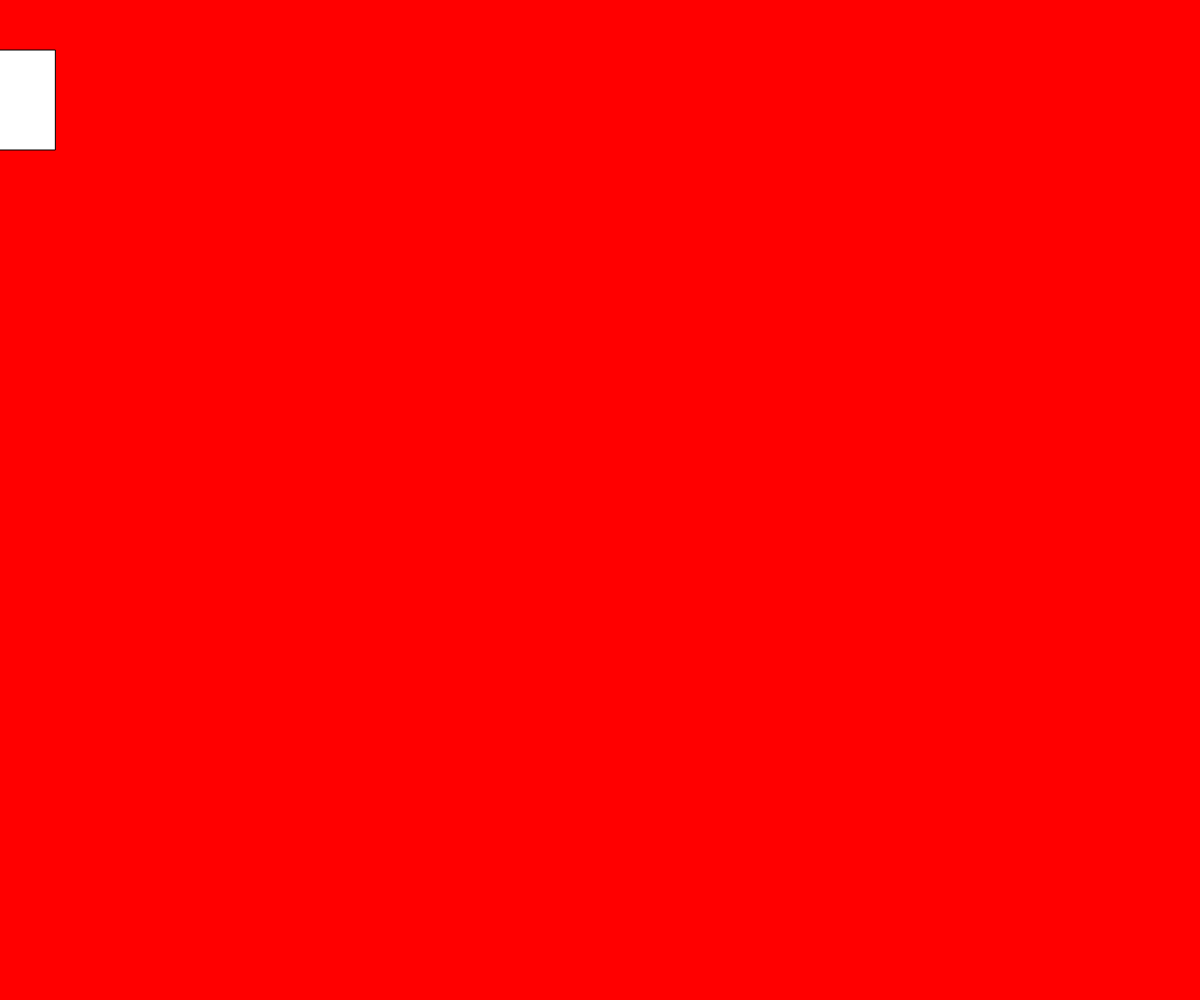
Frame 1 (no input)
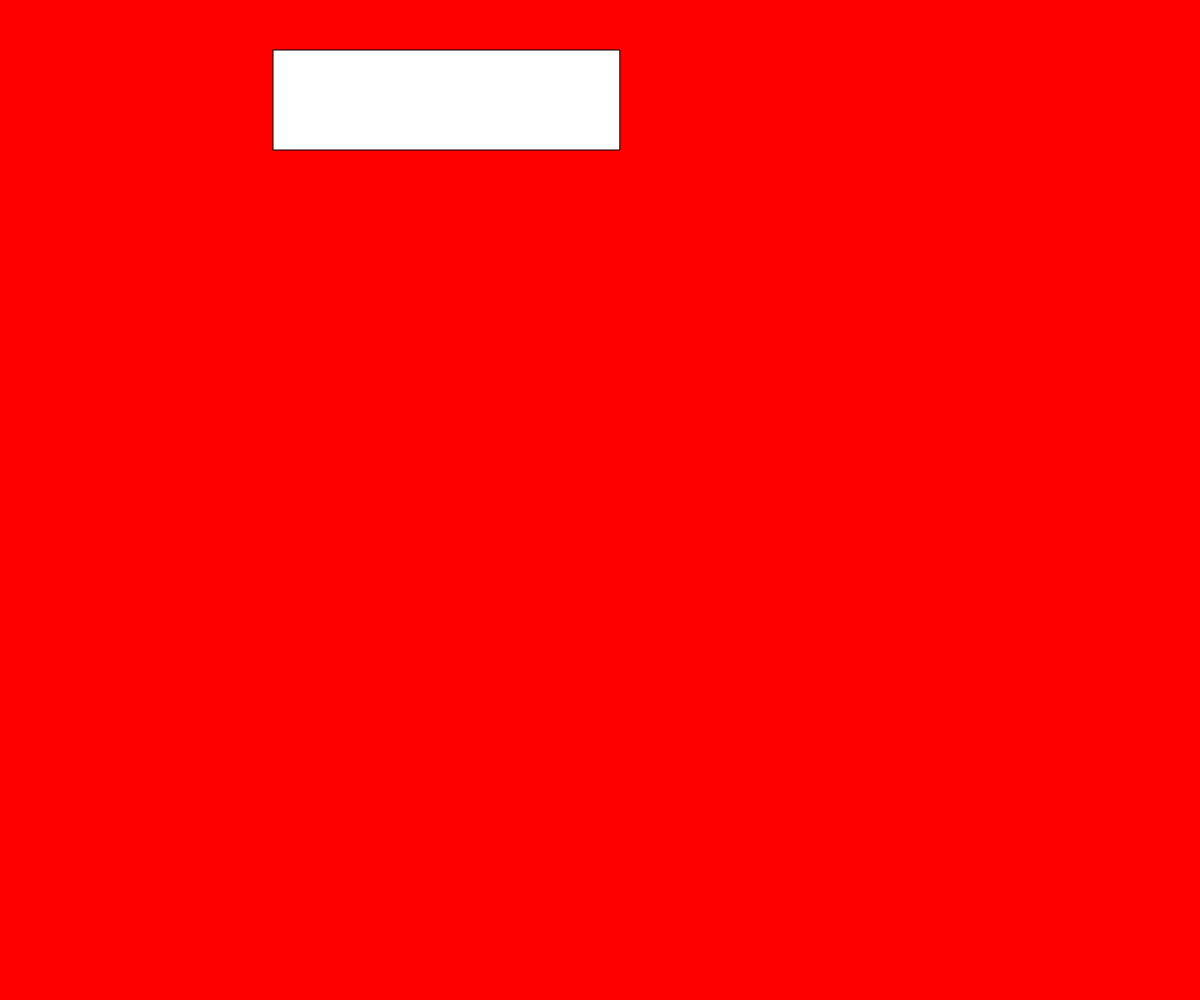
Frame 60 (no input)
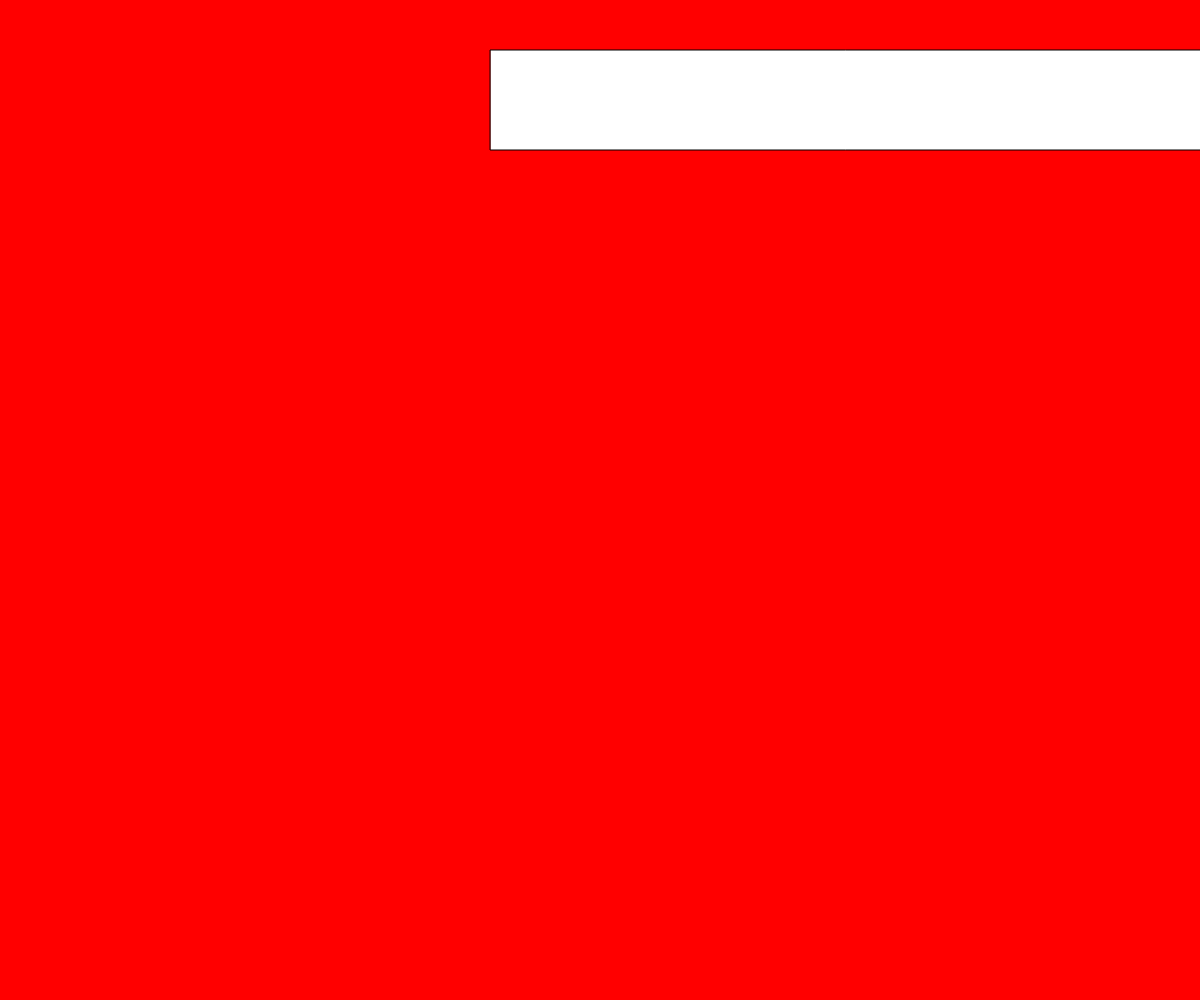
Frame 120 (the mouse pressed at the canvas centre since frame 60)

The p5.js sketch that drew these frames (run headless with seeded random() and noise() and a simulated clock; from frame 60 on, the mouse is pressed at the canvas centre):

// p5.js sketch
// ── sketch.js
var nombreEntier; /*création d'une variable souhaitée hors langague p5 */ 


function setup() {
	createCanvas(windowWidth, windowHeight);

	background(190, 200, 240);

	nombreEntier = 0; /*definition de cette variable*/ 

}
function draw() {

	background(255, 0, 0);

	nombreEntier = nombreEntier + random (0, 15);

	print(nombreEntier);

	rectMode(CENTER);

	rect(nombreEntier, 100, 100 - nombreEntier, 100);


}
